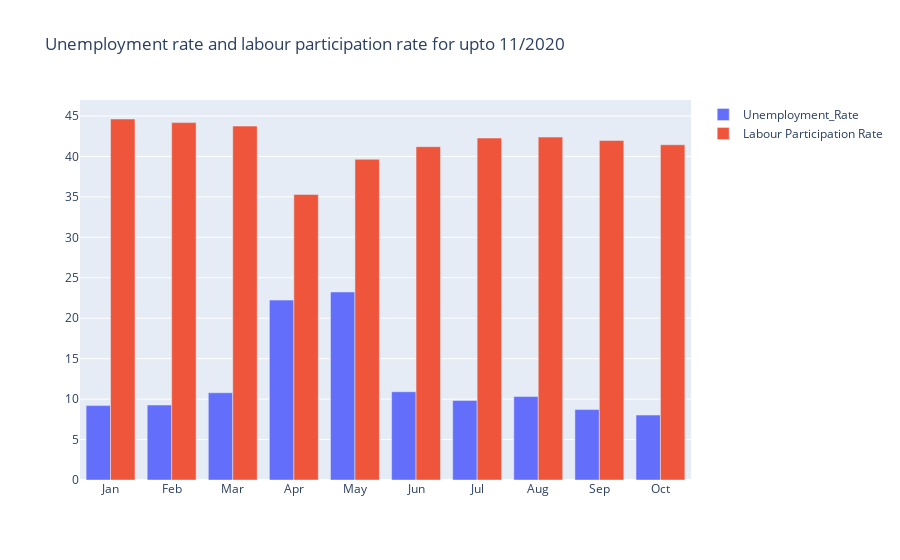

The code cell stored with this chart in its notebook:
### Code cell
df_EE_11_2020 = df_11_2020.groupby(['month'])[['Estimated Unemployment Rate','Estimated Employed','Estimated Labour Participation Rate']].mean()
df_EE_11_2020 = pd.DataFrame(df_EE_11_2020).reset_index()
month = df_EE_11_2020.month
unemployment_rate = df_EE_11_2020['Estimated Unemployment Rate']
labour_participation_rate = df_EE_11_2020['Estimated Labour Participation Rate']

fig = gg.Figure()

fig.add_trace(gg.Bar(x = month, y = unemployment_rate , name='Unemployment_Rate'))
fig.add_trace(gg.Bar(x = month , y = labour_participation_rate , name='Labour Participation Rate'))

fig.update_layout(title = 'Unemployment rate and labour participation rate for upto 11/2020' , xaxis = {'categoryorder':'array', 'categoryarray':['Jan','Feb','Mar','Apr','May','Jun','Jul','Aug','Sep','Oct','Nov','Dec']})

fig.show()

### Figure 1 — Plotly figure (JSON) as saved in the notebook; plotly's stock layout.template omitted (floating-point values rounded to 4 significant figures)
{"data": [{"name": "Unemployment_Rate", "type": "bar", "x": ["Apr", "Aug", "Feb", "Jan", "Jul", "Jun", "Mar", "May", "Oct", "Sep"], "y": [22.24, 10.31, 9.266, 9.197, 9.834, 10.91, 10.78, 23.24, 8.026, 8.706]}, {"name": "Labour Participation Rate", "type": "bar", "x": ["Apr", "Aug", "Feb", "Jan", "Jul", "Jun", "Mar", "May", "Oct", "Sep"], "y": [35.3, 42.39, 44.18, 44.63, 42.27, 41.2, 43.75, 39.65, 41.44, 41.97]}], "layout": {"title": {"text": "Unemployment rate and labour participation rate for upto 11/2020"}, "xaxis": {"categoryarray": ["Jan", "Feb", "Mar", "Apr", "May", "Jun", "Jul", "Aug", "Sep", "Oct", "Nov", "Dec"], "categoryorder": "array"}}}
